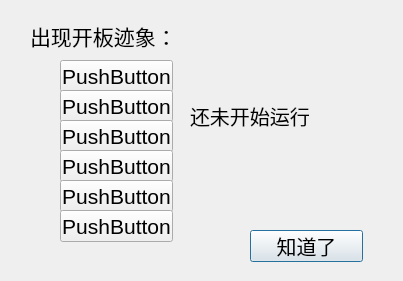
<?xml version="1.0" encoding="UTF-8"?>
<ui version="4.0">
 <class>Dialog</class>
 <widget class="QDialog" name="Dialog">
  <property name="enabled">
   <bool>true</bool>
  </property>
  <property name="geometry">
   <rect>
    <x>0</x>
    <y>0</y>
    <width>403</width>
    <height>281</height>
   </rect>
  </property>
  <property name="windowTitle">
   <string>Dialog</string>
  </property>
  <widget class="QLabel" name="label">
   <property name="geometry">
    <rect>
     <x>30</x>
     <y>10</y>
     <width>171</width>
     <height>51</height>
    </rect>
   </property>
   <property name="font">
    <font>
     <pointsize>16</pointsize>
    </font>
   </property>
   <property name="text">
    <string>出现开板迹象：</string>
   </property>
  </widget>
  <widget class="QLabel" name="label_broken">
   <property name="geometry">
    <rect>
     <x>190</x>
     <y>30</y>
     <width>191</width>
     <height>171</height>
    </rect>
   </property>
   <property name="font">
    <font>
     <pointsize>15</pointsize>
    </font>
   </property>
   <property name="text">
    <string>还未开始运行</string>
   </property>
  </widget>
  <widget class="QPushButton" name="pushButton">
   <property name="geometry">
    <rect>
     <x>250</x>
     <y>230</y>
     <width>113</width>
     <height>32</height>
    </rect>
   </property>
   <property name="font">
    <font>
     <pointsize>15</pointsize>
    </font>
   </property>
   <property name="text">
    <string>知道了</string>
   </property>
  </widget>
  <widget class="QPushButton" name="pushButton_0">
   <property name="geometry">
    <rect>
     <x>60</x>
     <y>60</y>
     <width>113</width>
     <height>32</height>
    </rect>
   </property>
   <property name="font">
    <font>
     <pointsize>16</pointsize>
    </font>
   </property>
   <property name="text">
    <string>PushButton</string>
   </property>
  </widget>
  <widget class="QPushButton" name="pushButton_1">
   <property name="geometry">
    <rect>
     <x>60</x>
     <y>90</y>
     <width>113</width>
     <height>32</height>
    </rect>
   </property>
   <property name="font">
    <font>
     <pointsize>16</pointsize>
    </font>
   </property>
   <property name="text">
    <string>PushButton</string>
   </property>
  </widget>
  <widget class="QPushButton" name="pushButton_2">
   <property name="geometry">
    <rect>
     <x>60</x>
     <y>120</y>
     <width>113</width>
     <height>32</height>
    </rect>
   </property>
   <property name="font">
    <font>
     <pointsize>16</pointsize>
    </font>
   </property>
   <property name="text">
    <string>PushButton</string>
   </property>
  </widget>
  <widget class="QPushButton" name="pushButton_3">
   <property name="geometry">
    <rect>
     <x>60</x>
     <y>150</y>
     <width>113</width>
     <height>32</height>
    </rect>
   </property>
   <property name="font">
    <font>
     <pointsize>16</pointsize>
    </font>
   </property>
   <property name="text">
    <string>PushButton</string>
   </property>
  </widget>
  <widget class="QPushButton" name="pushButton_4">
   <property name="geometry">
    <rect>
     <x>60</x>
     <y>180</y>
     <width>113</width>
     <height>32</height>
    </rect>
   </property>
   <property name="font">
    <font>
     <pointsize>16</pointsize>
    </font>
   </property>
   <property name="text">
    <string>PushButton</string>
   </property>
  </widget>
  <widget class="QPushButton" name="pushButton_5">
   <property name="geometry">
    <rect>
     <x>60</x>
     <y>210</y>
     <width>113</width>
     <height>32</height>
    </rect>
   </property>
   <property name="font">
    <font>
     <pointsize>16</pointsize>
    </font>
   </property>
   <property name="text">
    <string>PushButton</string>
   </property>
  </widget>
 </widget>
 <resources/>
 <connections>
  <connection>
   <sender>pushButton</sender>
   <signal>clicked()</signal>
   <receiver>Dialog</receiver>
   <slot>reject()</slot>
   <hints>
    <hint type="sourcelabel">
     <x>344</x>
     <y>250</y>
    </hint>
    <hint type="destinationlabel">
     <x>380</x>
     <y>268</y>
    </hint>
   </hints>
  </connection>
 </connections>
</ui>
